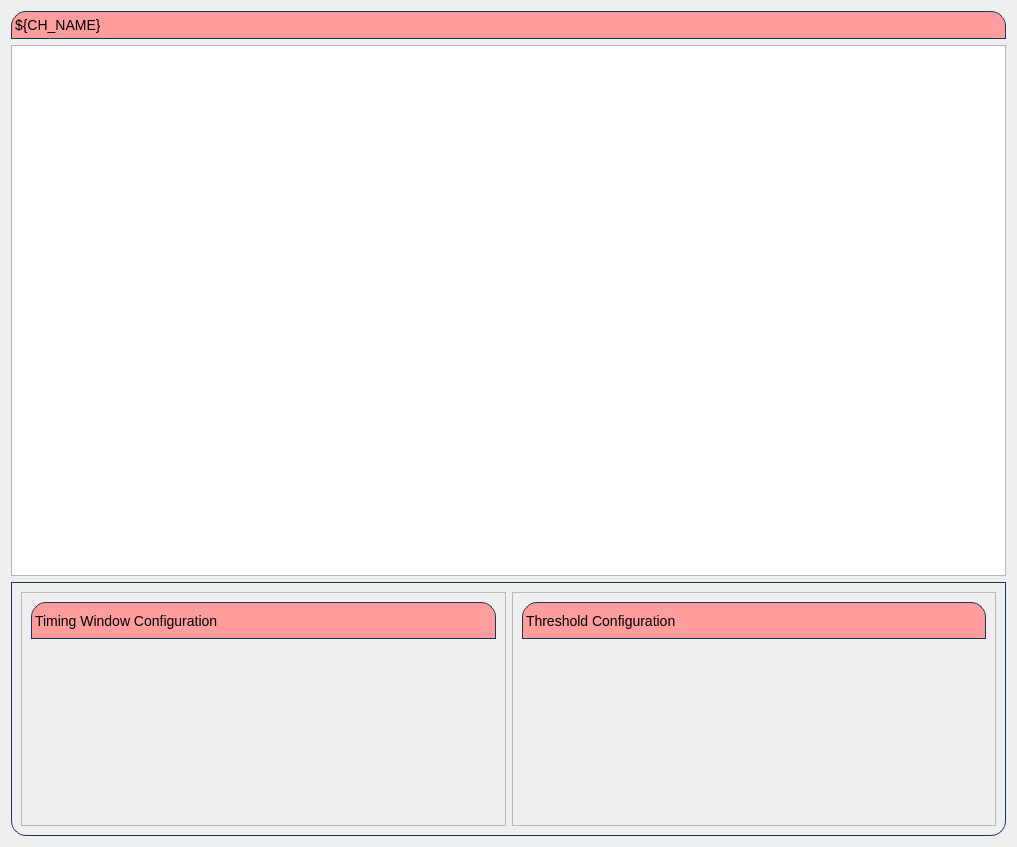
<?xml version="1.0" encoding="UTF-8"?>
<ui version="4.0">
 <class>Form</class>
 <widget class="QWidget" name="Form">
  <property name="geometry">
   <rect>
    <x>0</x>
    <y>0</y>
    <width>1017</width>
    <height>847</height>
   </rect>
  </property>
  <property name="windowTitle">
   <string>Form</string>
  </property>
  <layout class="QVBoxLayout" name="verticalLayout">
   <item>
    <layout class="QVBoxLayout" name="verticalLayout_2">
     <item>
      <widget class="QLabel" name="label">
       <property name="styleSheet">
        <string notr="true">QLabel {
    qproperty-alignment: AlignCenter;
    border: 1px solid #FF17365D;
    border-top-left-radius: 15px;
    border-top-right-radius: 15px;
    background-color: #FF9C9C;
    padding: 5px 0px;
    color: rgb(0, 0, 0);
    max-height: 25px;
    font-size: 14px;
}</string>
       </property>
       <property name="text">
        <string>${CH_NAME}</string>
       </property>
      </widget>
     </item>
     <item>
      <widget class="PyDMWaveformPlot" name="waveform">
       <property name="font">
        <font>
         <pointsize>12</pointsize>
        </font>
       </property>
       <property name="toolTip">
        <string/>
       </property>
       <property name="showXGrid">
        <bool>true</bool>
       </property>
       <property name="showYGrid">
        <bool>true</bool>
       </property>
       <property name="yAxes">
        <stringlist>
         <string>{&quot;name&quot;: &quot;Amplitud (mv)&quot;, &quot;orientation&quot;: &quot;left&quot;, &quot;minRange&quot;: -1.0, &quot;maxRange&quot;: 1.0, &quot;autoRange&quot;: true}</string>
        </stringlist>
       </property>
       <property name="xLabels">
        <stringlist>
         <string>Time (us)</string>
        </stringlist>
       </property>
       <property name="yLabels">
        <stringlist/>
       </property>
       <property name="curves">
        <stringlist>
         <string>{&quot;y_channel&quot;: &quot;ca://${P}:BAY${BAY}_ADC${CH}_WF-BUF&quot;, &quot;x_channel&quot;: null, &quot;name&quot;: &quot;&quot;, &quot;color&quot;: &quot;white&quot;, &quot;lineStyle&quot;: 1, &quot;lineWidth&quot;: 1, &quot;symbol&quot;: null, &quot;symbolSize&quot;: 10, &quot;yAxisName&quot;: &quot;Amplitud (mv)&quot;, &quot;redraw_mode&quot;: 0}</string>
        </stringlist>
       </property>
      </widget>
     </item>
     <item>
      <widget class="QFrame" name="frame">
       <property name="minimumSize">
        <size>
         <width>350</width>
         <height>254</height>
        </size>
       </property>
       <property name="styleSheet">
        <string notr="true">QFrame#frame{
    border: 1px solid #FF17365D;
    border-bottom-left-radius: 15px;
    border-bottom-right-radius: 15px;
}</string>
       </property>
       <property name="frameShape">
        <enum>QFrame::StyledPanel</enum>
       </property>
       <property name="frameShadow">
        <enum>QFrame::Raised</enum>
       </property>
       <layout class="QHBoxLayout" name="horizontalLayout">
        <item>
         <widget class="QFrame" name="frame_2">
          <property name="frameShape">
           <enum>QFrame::StyledPanel</enum>
          </property>
          <property name="frameShadow">
           <enum>QFrame::Raised</enum>
          </property>
          <layout class="QVBoxLayout" name="verticalLayout_3">
           <item>
            <widget class="QLabel" name="label_2">
             <property name="styleSheet">
              <string notr="true">QLabel {
    qproperty-alignment: AlignCenter;
    border: 1px solid #FF17365D;
    border-top-left-radius: 15px;
    border-top-right-radius: 15px;
    background-color: #FF9C9C;
    padding: 5px 0px;
    color: rgb(0, 0, 0);
    max-height: 25px;
    font-size: 14px;
}</string>
             </property>
             <property name="text">
              <string>Timing Window Configuration</string>
             </property>
            </widget>
           </item>
           <item>
            <widget class="PyDMEmbeddedDisplay" name="PyDMEmbeddedDisplay">
             <property name="toolTip">
              <string/>
             </property>
             <property name="macros" stdset="0">
              <string>{&quot;INST&quot;:&quot;${INST}&quot;,&quot;LOCA&quot;:&quot;${LOCA}&quot;,&quot;IOC_UNIT&quot;:&quot;${IOC_UNIT}&quot;,&quot;P&quot;:&quot;${P}&quot;,&quot;BAY&quot;:&quot;${BAY}&quot;,&quot;CH&quot;:&quot;${CH}&quot;,&quot;CH_NUM&quot;:&quot;${CH_NUM}&quot;}</string>
             </property>
             <property name="filename" stdset="0">
              <string>inline_timing.ui</string>
             </property>
            </widget>
           </item>
          </layout>
         </widget>
        </item>
        <item>
         <widget class="QFrame" name="frame_3">
          <property name="frameShape">
           <enum>QFrame::StyledPanel</enum>
          </property>
          <property name="frameShadow">
           <enum>QFrame::Raised</enum>
          </property>
          <layout class="QVBoxLayout" name="verticalLayout_4">
           <item>
            <widget class="QLabel" name="label_3">
             <property name="styleSheet">
              <string notr="true">QLabel {
    qproperty-alignment: AlignCenter;
    border: 1px solid #FF17365D;
    border-top-left-radius: 15px;
    border-top-right-radius: 15px;
    background-color: #FF9C9C;
    padding: 5px 0px;
    color: rgb(0, 0, 0);
    max-height: 25px;
    font-size: 14px;
}</string>
             </property>
             <property name="text">
              <string>Threshold Configuration</string>
             </property>
            </widget>
           </item>
           <item>
            <widget class="PyDMEmbeddedDisplay" name="PyDMEmbeddedDisplay_2">
             <property name="toolTip">
              <string/>
             </property>
             <property name="filename" stdset="0">
              <string>inline_threshold.ui</string>
             </property>
            </widget>
           </item>
          </layout>
         </widget>
        </item>
       </layout>
      </widget>
     </item>
    </layout>
   </item>
  </layout>
 </widget>
 <customwidgets>
  <customwidget>
   <class>PyDMWaveformPlot</class>
   <extends>QGraphicsView</extends>
   <header>pydm.widgets.waveformplot</header>
  </customwidget>
  <customwidget>
   <class>PyDMEmbeddedDisplay</class>
   <extends>QFrame</extends>
   <header>pydm.widgets.embedded_display</header>
  </customwidget>
 </customwidgets>
 <resources/>
 <connections/>
</ui>
